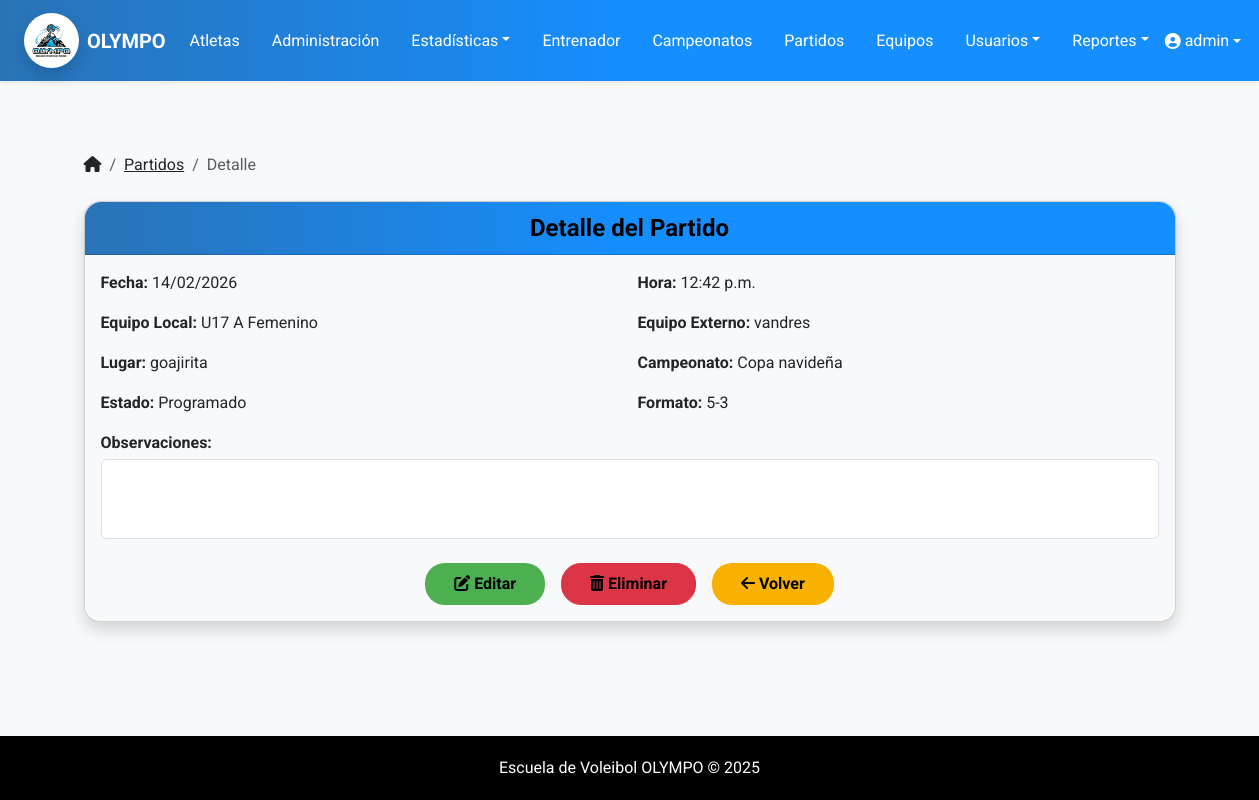
The app's page /atletas/partido/80/ (signed in) with its own data.
### atletas/models.py (models this page shows, shortened)
class Partido(models.Model):
    ESTADOS = [
        ('programado', 'Programado'),
        ('en_curso', 'En curso'),
        ('finalizado', 'Finalizado'),
        ('cancelado', 'Cancelado'),
    ]
    FORMATOS = [
        ('3-2', 'Ganar 2 de 3 sets'),
        ('5-3', 'Ganar 3 de 5 sets'),
    ]
    equipo_local = models.ForeignKey(Equipo, on_delete=models.CASCADE, related_name='partidos')
    equipo_externo = models.CharField(max_length=100)
    fecha = models.DateField()
    hora = models.TimeField()
    lugar = models.CharField(max_length=150)
    campeonato = models.ForeignKey(Campeonato, on_delete=models.SET_NULL, null=True, blank=True)
    observaciones = models.TextField(blank=True, null=True)
    estado = models.CharField(max_length=20, choices=ESTADOS, default='programado')
    formato_partido = models.CharField(max_length=5, choices=FORMATOS, default='5-3')
    ganador = models.CharField(max_length=20, choices=[('local', 'Equipo Local'), ('externo', 'Equipo Externo')], null=True, blank=True)
    set1_local = models.PositiveIntegerField(null=True, blank=True)
    set1_externo = models.PositiveIntegerField(null=True, blank=True)
    set2_local = models.PositiveIntegerField(null=True, blank=True)
    set2_externo = models.PositiveIntegerField(null=True, blank=True)
    set3_local = models.PositiveIntegerField(null=True, blank=True)
    set3_externo = models.PositiveIntegerField(null=True, blank=True)
    set4_local = models.PositiveIntegerField(null=True, blank=True)
    set4_externo = models.PositiveIntegerField(null=True, blank=True)
    set5_local = models.PositiveIntegerField(null=True, blank=True)
    set5_externo = models.PositiveIntegerField(null=True, blank=True)

class Equipo(models.Model):
    SEXO_CHOICES = [
        ('masculino', 'Masculino'),
        ('femenino', 'Femenino'),
        ('mixto', 'Mixto'),
    ]
    nombre = models.CharField(max_length=100)
    entrenador = models.ForeignKey(Entrenador, on_delete=models.CASCADE)
    atletas = models.ManyToManyField(Atleta)
    categoria = models.CharField(max_length=50)
    sexo_equipo = models.CharField(max_length=10, choices=SEXO_CHOICES, null=True, blank=True)
    edad_tope = models.PositiveIntegerField(null=True, blank=True)

class Campeonato(models.Model):
    TIPO_CHOICES = [
        ('formal', 'Formal'),
        ('amistoso', 'Amistoso'),
    ]
    nombre = models.CharField(max_length=100)
    tipo = models.CharField(max_length=10, choices=TIPO_CHOICES)
    anio = models.PositiveIntegerField()
    fecha_inicio = models.DateField(blank=True, null=True)
    descripcion = models.TextField(blank=True)

### atletas/views.py (the view)
# urls.py: path('partido/<int:pk>/', views.detalle_partido, name='detalle_partido'),
@user_passes_test(lambda u: es_admin(u) or es_entrenador(u))
def detalle_partido(request, pk):
    partido = get_object_or_404(Partido, pk=pk)
    sets = []
    for i in range(1, 6):
        local = getattr(partido, f"set{i}_local")
        externo = getattr(partido, f"set{i}_externo")
        if local is not None and externo is not None:
            sets.append((i, local, externo))
    return render(request, 'partidos/detalle_partido.html', {
        'partido': partido,
        'sets': sets
    })

### atletas/context_processors.py (called while the page is built)
def role_flags(request):
    u = request.user
    atleta_id = None
    if u.is_authenticated and es_atleta(u):  # ✅ propiedad
        if hasattr(u, "atleta"):
            atleta_id = u.atleta.id
    return {
        "is_admin": es_admin(u),
        "is_trainer": es_entrenador(u),
        "is_athlete": es_atleta(u),
        "atleta_id": atleta_id,
    }

### atletas/utils/roles.py (called while the page is built)
def es_admin(user):
    return user.is_authenticated and (user.is_superuser or user.groups.filter(name='Administrador').exists())

def es_entrenador(user):
    return user.is_authenticated and (
        user.groups.filter(name='Entrenador').exists() or hasattr(user, 'entrenador')
    )

def es_atleta(user):
    return user.is_authenticated and hasattr(user, 'atleta')  # por la OneToOne

### templates/partidos/detalle_partido.html (shortened to what this page needs)
{% extends 'base.html' %}
{% load static %}
{% block content %}
<div class="container mt-4">
  <nav aria-label="breadcrumb" class="mb-4">
    <ol class="breadcrumb">
      <li class="breadcrumb-item">
        <a href="{% url 'menu_principal' %}" class="text-dark">
          <i class="fa-solid fa-house"></i>
        </a>
      </li>
      <li class="breadcrumb-item">
        <a href="{% url 'lista_partidos' %}" class="text-dark"> Partidos</a>
      </li>
      <li class="breadcrumb-item active" aria-current="page">Detalle</li>
    </ol>
  </nav>
  <div class="card shadow rounded-4">
    <div class="card-header text-white fw-bold text-center fs-4 rounded-top-4">
      Detalle del Partido
    </div>
    <div class="card-body bg-light rounded-bottom-4">
      <div class="row g-3 mb-3">
        <div class="col-md-6"><strong>Fecha:</strong> {{ partido.fecha|date:"d/m/Y" }}</div>
        <div class="col-md-6"><strong>Hora:</strong> {{ partido.hora }}</div>
        <div class="col-md-6"><strong>Equipo Local:</strong> {{ partido.equipo_local.nombre }}</div>
        <div class="col-md-6"><strong>Equipo Externo:</strong> {{ partido.equipo_externo }}</div>
        <div class="col-md-6"><strong>Lugar:</strong> {{ partido.lugar }}</div>
        <div class="col-md-6"><strong>Campeonato:</strong> {{ partido.campeonato.nombre }}</div>
        <div class="col-md-6"><strong>Estado:</strong> {{ partido.estado|capfirst }}</div>
        <div class="col-md-6"><strong>Formato:</strong> {{ partido.formato_partido }}</div>
        <div class="col-12">
          <strong>Observaciones:</strong>
          <div class="border rounded p-2 mt-1 bg-white" style="min-height: 80px; font-size: 0.95rem;">
          </div>
        </div>
      </div>
      <div class="d-flex justify-content-center gap-3 mt-4">
        <a href="{% url 'editar_partido' partido.id %}" class="btn" style="background: #4caf50;">
          <i class="fas fa-edit"></i> Editar
        </a>
        <a href="{% url 'eliminar_partido' partido.id %}" class="btn btn-danger">
          <i class="fas fa-trash-alt"></i> Eliminar
        </a>
        <a href="{% url 'lista_partidos' %}" class="btn" style="background: #f8b100;">
          <i class="fa-solid fa-arrow-left"></i> Volver
        </a>
      </div>
    </div>
  </div>
</div>
{% endblock %}

### templates/base.html (shortened to what this page needs)
<!DOCTYPE html>
{% load static %}
<html lang="es">
<head>
    <link href="https://cdn.jsdelivr.net/npm/bootstrap@5.3.3/dist/css/bootstrap.min.css" rel="stylesheet">
    <link rel="stylesheet" href="https://cdnjs.cloudflare.com/ajax/libs/font-awesome/6.5.0/css/all.min.css">
    <link rel="stylesheet" href="{% static 'css/estilos.css' %}">
</head>
<body>
    <nav class="navbar navbar-expand-lg bg-escovol navbar-dark shadow-sm">
        <div class="container-fluid px-4">
            <a class="navbar-brand d-flex align-items-center">
                <img src="{% static 'img/logo-olympo.jpeg' %}" alt="Logo Olympo" width="55" height="55" class="me-2 rounded-circle shadow">
                <span class="fw-bold text-white">OLYMPO</span>
            </a>
            <div class="collapse navbar-collapse justify-content-between" id="navbarMenu">
                <ul class="navbar-nav mx-auto gap-3">
                    {% if is_admin or is_trainer %}
                        <li class="nav-item"><a class="nav-link text-white" href="{% url 'lista_atletas' %}">Atletas</a></li>
                        <li class="nav-item"><a class="nav-link text-white" href="{% url 'administracion' %}">Administración</a></li>
                        <li class="nav-item dropdown">
                            <a class="nav-link dropdown-toggle text-white" href="#" data-bs-toggle="dropdown">Estadísticas</a>
                        </li>
                        <li class="nav-item"><a class="nav-link text-white" href="{% url 'lista_entrenadores' %}">Entrenador</a></li>
                        <li class="nav-item"><a class="nav-link text-white" href="{% url 'lista_campeonatos' %}">Campeonatos</a></li>
                        <li class="nav-item"><a class="nav-link text-white" href="{% url 'lista_partidos' %}">Partidos</a></li>
                        <li class="nav-item"><a class="nav-link text-white" href="{% url 'listar_equipos' %}">Equipos</a></li>
                        {% if is_admin %}
                            <li class="nav-item dropdown">
                                <a class="nav-link dropdown-toggle text-white" href="#" data-bs-toggle="dropdown">Usuarios</a>
                            </li>
                        {% endif %}
                        <li class="nav-item dropdown">
                            <a class="nav-link dropdown-toggle text-white" href="#" data-bs-toggle="dropdown">Reportes</a>
                        </li>
                    {% endif %}
                </ul>
                <ul class="navbar-nav">
                    {% if user.is_authenticated %}
                        <li class="nav-item dropdown">
                            <a class="nav-link dropdown-toggle d-flex align-items-center text-white" href="#" role="button" data-bs-toggle="dropdown">
                                <i class="fa-solid fa-user-circle me-1"></i>
                                {{ user.get_full_name|default:user.username }}
                            </a>
                        </li>
                    {% else %}
                        <li class="nav-item">
                            <a class="nav-link text-white fw-semibold" href="{% url 'login' %}">
                                <i class="fas fa-sign-in-alt me-1"></i> Iniciar sesión
                            </a>
                        </li>
                    {% endif %}
                </ul>
            </div>
        </div>
    </nav>
    <main class="container py-5">
        {% block content %}{% endblock %}
    </main>
    <footer>
        Escuela de Voleibol OLYMPO © {{ year|default:2025 }}
    </footer>
</body>
</html>

### static/css/estilos.css (style rules this page uses)
.card-header { background: linear-gradient(to right, #1A4B7D, #2A73B6, #5C9DCC); color: #f8f4f4 !important; box-shadow: 0 2px 4px rgba(0, 0, 0, 0.1); }
.btn-success, .btn-danger, .btn-warning, .btn-secondary, .btn-info, .btn-primary, .btn { padding: 8px 28px; border-radius: 20px; line-height: 24px; font-weight: bold; color: black; }

### templates/base.html (style rules this page uses)
html, body { height: 100%; margin: 0; display: flex; flex-direction: column; }
main { flex: 1; }
body { font-family: 'Roboto', sans-serif; background-color: #f8f9fa; color: #212529; }
.navbar-brand { font-weight: bold; color: #070303 !important; }
.bg-escovol { background: linear-gradient(to right, #2A73B6, #158EFF, #158EFF); }
footer { margin-top: 40px; padding: 20px 0; background-color: #000000; color: white; text-align: center; }
.card-header { background: linear-gradient(to right, #2A73B6, #158EFF, #158EFF); color: #000000 !important; box-shadow: 0 2px 4px rgba(0, 0, 0, 0.1); }

### records on screen
Partido: fecha "14/02/2026", hora "12:42 p.m.", equipo_local.nombre "U17 A Femenino", equipo_externo "vandres", lugar "goajirita", campeonato.nombre "Copa navideña", estado "Programado", formato_partido "5-3"

### other values on screen
{{ user.get_full_name|default:user.username }} "admin"
{{ year|default:2025 }} "2025"
